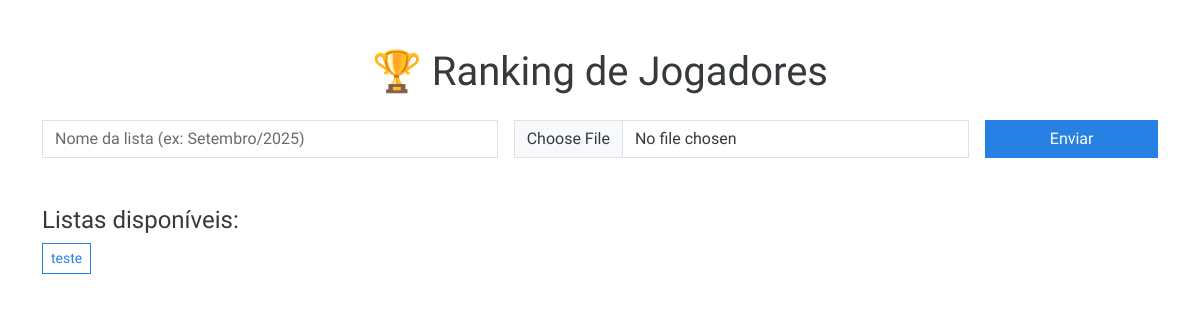
The app's page /ranking/teste 1, older data.
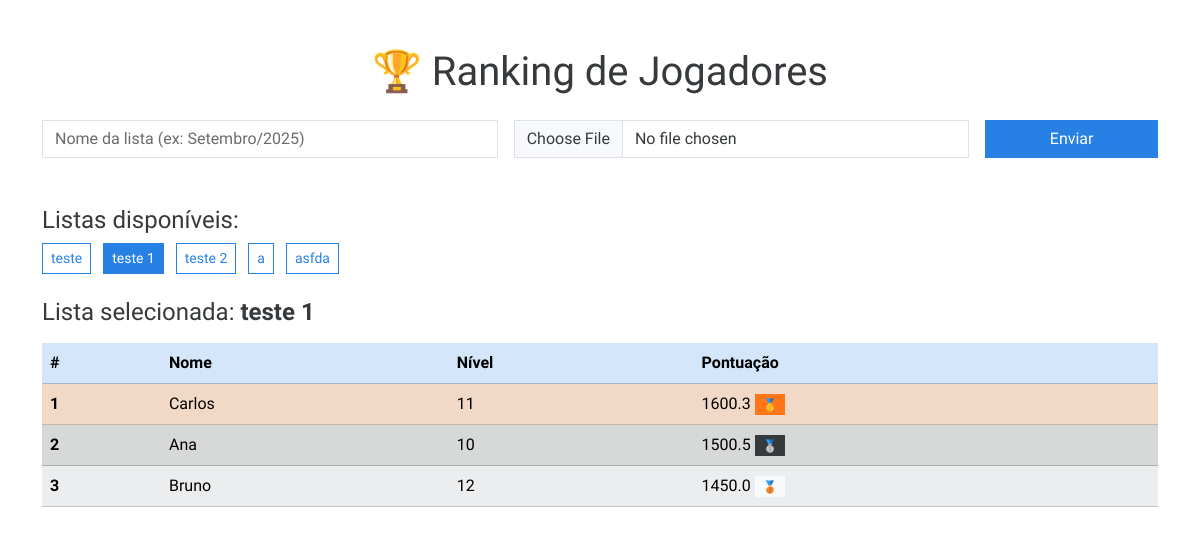
The same page, newer data.
### tables this page shows
CREATE TABLE jogadores (
                id INTEGER PRIMARY KEY AUTOINCREMENT,
                nome TEXT NOT NULL,
                nivel INTEGER,
                pontuacao REAL,
                lista TEXT
            );

### app.py (the view)
@app.route('/ranking/<lista>')
def ranking(lista):
    listas = obter_listas()
    jogadores = obter_ranking(lista)
    return render_template('ranking.html', listas=listas, jogadores=jogadores, selecionada=lista)

### app.py (called while the page is built)
def conectar():
    return sqlite3.connect(DB_PATH)

def obter_listas():
    with conectar() as conn:
        cursor = conn.cursor()
        cursor.execute("SELECT DISTINCT lista FROM jogadores")
        return [row[0] for row in cursor.fetchall()]

def obter_ranking(lista):
    with conectar() as conn:
        cursor = conn.cursor()
        cursor.execute('''
            SELECT nome, nivel, pontuacao FROM jogadores
            WHERE lista = ?
            ORDER BY pontuacao DESC
        ''', (lista,))
        return cursor.fetchall()

### templates/ranking.html (shortened to what this page needs)
<!DOCTYPE html>
<html lang="pt-BR">
<head>
  <link rel="stylesheet" href="https://cdn.jsdelivr.net/npm/bootswatch@5.3.2/dist/cosmo/bootstrap.min.css" />
</head>
<body>
  <div class="container my-5">
    <h1 class="text-center mb-4">🏆 Ranking de Jogadores</h1>
    <form action="/upload" method="POST" enctype="multipart/form-data" class="row g-3 mb-5">
      <div class="col-md-5">
        <input type="text" name="nome_lista" class="form-control" placeholder="Nome da lista (ex: Setembro/2025)" required>
      </div>
      <div class="col-md-5">
        <input type="file" name="arquivo" accept=".csv" class="form-control" required>
      </div>
      <div class="col-md-2">
        <button type="submit" class="btn btn-primary w-100">Enviar</button>
      </div>
    </form>
    <div class="mb-4">
      <h4>Listas disponíveis:</h4>
      {% for lista in listas %}
        <a href="{{ url_for('ranking', lista=lista) }}" class="btn btn-outline-primary btn-sm me-2 {% if selecionada == lista %}active{% endif %}">
          {{ lista }}
        </a>
      {% endfor %}
    </div>
    {% if jogadores %}
      <h4 class="mt-4">Lista selecionada: <strong>{{ selecionada }}</strong></h4>
      <table class="table table-hover table-striped align-middle mt-3">
        <thead class="table-primary">
          <tr>
            <th>#</th>
            <th>Nome</th>
            <th>Nível</th>
            <th>Pontuação</th>
          </tr>
        </thead>
        <tbody>
          {% for jogador in jogadores %}
            <tr class="{% if loop.index == 1 %}table-warning{% elif loop.index == 2 %}table-secondary{% elif loop.index == 3 %}table-light{% endif %}">
              <th>{{ loop.index }}</th>
              <td>{{ jogador[0] }}</td>
              <td>{{ jogador[1] }}</td>
              <td>
                {{ jogador[2] }}
                {% if loop.index == 1 %}
                  <span class="badge bg-warning text-dark">🥇</span>
                {% elif loop.index == 2 %}
                  <span class="badge bg-secondary">🥈</span>
                {% elif loop.index == 3 %}
                  <span class="badge bg-light text-dark">🥉</span>
                {% endif %}
              </td>
            </tr>
          {% endfor %}
        </tbody>
      </table>
    {% endif %}
  </div>
</body>
</html>

Row changes from the older to the newer data that the page shows:
added jogadores: nome "Carlos", nivel "11", pontuacao "1600.3"
added jogadores: nome "Ana", nivel "10", pontuacao "1500.5"
added jogadores: nome "Bruno", nivel "12", pontuacao "1450.0"
Text that changed along with them:
{{ selecionada }}: (not shown) → "teste 1"
new list line: "teste 1"
new list line: "teste 2"
new list line: "a"
new list line: "asfda"
text now shown: "Lista selecionada: # Nome Nível Pontuação"
